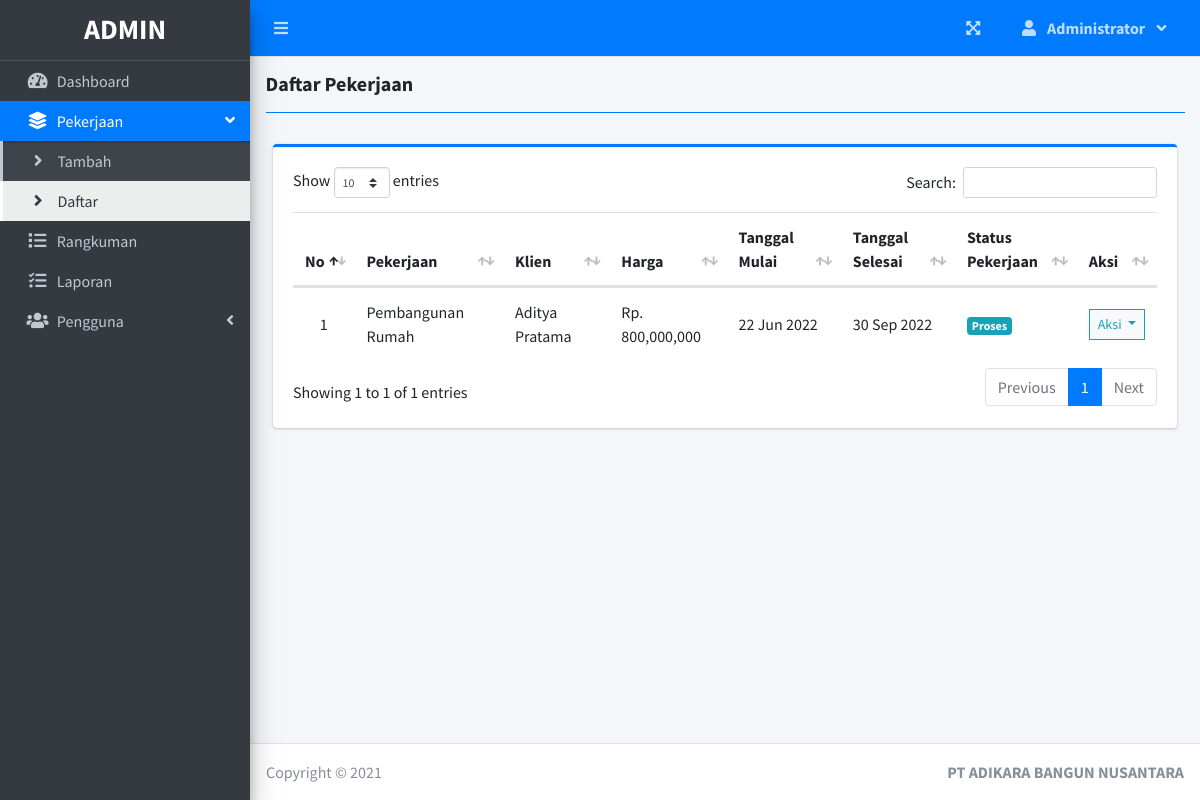
The app's page /index.php?page=daftar_pekerjaan (signed in) with its own data.
### tables this page shows
CREATE TABLE `project_list` (
  `id` int(30) NOT NULL,
  `name` varchar(200) NOT NULL,
  `description` text NOT NULL,
  `client` text NOT NULL,
  `price` decimal(11,0) NOT NULL,
  `status` tinyint(2) NOT NULL,
  `start_date` date NOT NULL,
  `end_date` date NOT NULL,
  `manager_id` int(30) NOT NULL,
  `user_ids` text NOT NULL,
  `date_created` datetime NOT NULL DEFAULT current_timestamp()
);

### daftar_pekerjaan.php (the view, shortened to what this page needs)
<?php include 'db_connect.php' ?>
<div class="col-lg-12">
	<div class="card card-outline card-primary">
		<div class="card-body">
			<table class="table tabe-hover table-condensed" id="list">
				<colgroup>
					<col width="5%">
					<col width="20%">
					<col width="15%">
					<col width="15%">
					<col width="15%">
					<col width="15%">
					<col width="15%">
					<col width="10%">
				</colgroup>
				<thead>
					<tr>
						<th>No</th>
						<th>Pekerjaan</th>
						<th>Klien</th>
						<th>Harga</th>
						<th>Tanggal Mulai</th>
						<th>Tanggal Selesai</th>
						<th>Status Pekerjaan</th>
						<th>Aksi</th>
					</tr>
				</thead>
				<tbody>
					<?php
					$i = 1;
					$stat = array("Mulai", "Mulai", "Proses", "Tunda", "Telat", "Selesai");
					$where = "";
					$qry = $conn->query("SELECT * FROM project_list $where order by name asc");
					while ($row = $qry->fetch_assoc()) :
						$cprog = $conn->query("SELECT * FROM task_list where project_id = {$row['id']} and status = 3")->num_rows;
						$prod = $conn->query("SELECT * FROM user_productivity where project_id = {$row['id']}")->num_rows;
						if ($row['status'] == 0 && strtotime(date('Y-m-d')) >= strtotime($row['start_date'])) :
							if ($prod  > 0  || $cprog > 0)
								$row['status'] = 2;
							else
								$row['status'] = 1;
						elseif ($row['status'] == 0 && strtotime(date('Y-m-d')) > strtotime($row['end_date'])) :
							$row['status'] = 4;
						endif;
					?>
						<tr>
							<td class="text-center"><?php echo $i++ ?></td>
							<td>
								<p><?php echo ucwords($row['name']) ?></p>
							</td>
							<td>
								<p><?php echo ucwords($row['client']) ?></p>
							</td>
							<td>
								<p><?php echo "Rp. " . number_format(ucwords($row['price']))  ?></p>
							</td>
							<td><?php echo date("d M Y", strtotime($row['start_date'])) ?></td>
							<td><?php echo date("d M Y", strtotime($row['end_date'])) ?></td>
							<td>
								<?php
								if ($stat[$row['status']] == 'Pending') {
									echo "<span class='badge badge-secondary'>{$stat[$row['status']]}</span>";
								} elseif ($stat[$row['status']] == 'Mulai') {
									echo "<span class='badge badge-primary'>{$stat[$row['status']]}</span>";
								} elseif ($stat[$row['status']] == 'Proses') {
									echo "<span class='badge badge-info'>{$stat[$row['status']]}</span>";
								} elseif ($stat[$row['status']] == 'Tunda') {
									echo "<span class='badge badge-warning'>{$stat[$row['status']]}</span>";
								} elseif ($stat[$row['status']] == 'Telat') {
									echo "<span class='badge badge-danger'>{$stat[$row['status']]}</span>";
								} elseif ($stat[$row['status']] == 'Selesai') {
									echo "<span class='badge badge-success'>{$stat[$row['status']]}</span>";
								}
								?>
							</td>
							<td class="text-center">
								<button type="button" class="btn btn-default btn-sm btn-flat border-info wave-effect text-info dropdown-toggle" data-toggle="dropdown" aria-expanded="true">
									Aksi
								</button>
							</td>
						</tr>
					<?php endwhile; ?>
				</tbody>
			</table>
		</div>
	</div>
</div>

### daftar_pekerjaan.php (style rules this page uses)
table p { margin: unset !important; }
table td { vertical-align: middle !important }

### records on screen
project_list: name "Pembangunan Rumah", client "Aditya Pratama", price "800,000,000", start_date "22 Jun 2022", end_date "30 Sep 2022", status "Proses"

### other values on screen
$_SESSION['login_firstname'] "Administrator"
$title "Daftar Pekerjaan"
